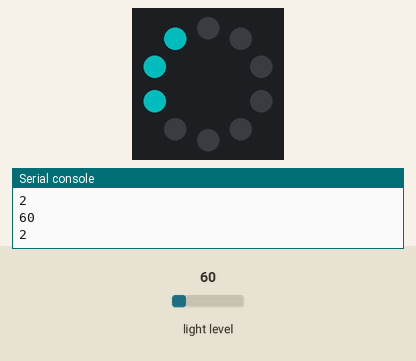
Recording of a program running on a simulated Circuit Playground running CircuitPython. Shown: the board's ring of 10 RGB LEDs (number 0 left of the top, counting anticlockwise), the last lines printed to the serial console. Inputs (shaded band) come from the test bench; at power-on: light level 60. Dim RGB values are drawn brighter than linear.

Above: at 1.2 s.
1.3 s: light level set to 314
At 2.2 s:
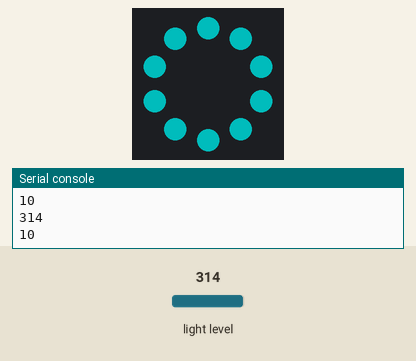
2.8 s: light level set to 6
At 3.3 s:
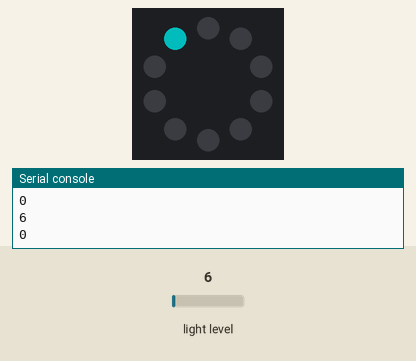
4.3 s: light level set to 160
At 5.7 s:
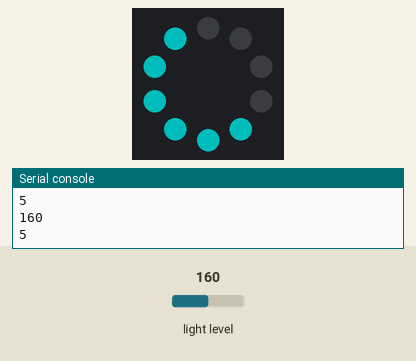
Timing chart, 0 to 7.3 s (numbered marks = the images above; inputs shaded):
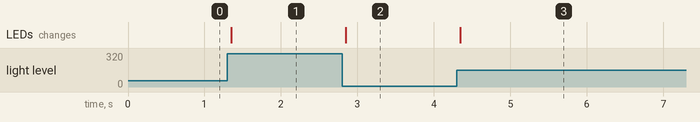

The program:

cp_light_neopixels.py
```python
"""
This example uses the light sensor on the CPB, located net to the picture of the eye on the board.
Once you have the library loaded, try shining a flashlight on your CP to watch the number of
NeoPixels lit up increase, or try covering up the light sensor to watch the number decrease.
"""
import time
from adafruit_circuitplayground import cp

cp.pixels.auto_write = False
cp.pixels.brightness = 0.3


def scale_range(value):
    """Scale a value from 0-320 (light range) to 0-9 (NeoPixel range, 10 total LEDs).
    Allows remapping light value to pixel position for light meter demo."""
    return round(value / 320 * 10)


while True:
    # light value remapped to pixel position
    peak = scale_range(cp.light)
    print(cp.light)
    print(int(peak))

    for i in range(0, 10, 1):
        if i <= peak:
            cp.pixels[i] = (0, 255, 255)
        else:
            cp.pixels[i] = (0, 0, 0)
    cp.pixels.show()
    time.sleep(0.05)
```

Measured:
- after the input at 1.3 s, the LEDs: change after 0.05 s (image 1)
- after the input at 2.8 s, the LEDs: change after 0.05 s (image 2)
- after the input at 4.3 s, the LEDs: change after 0.05 s (image 3)
